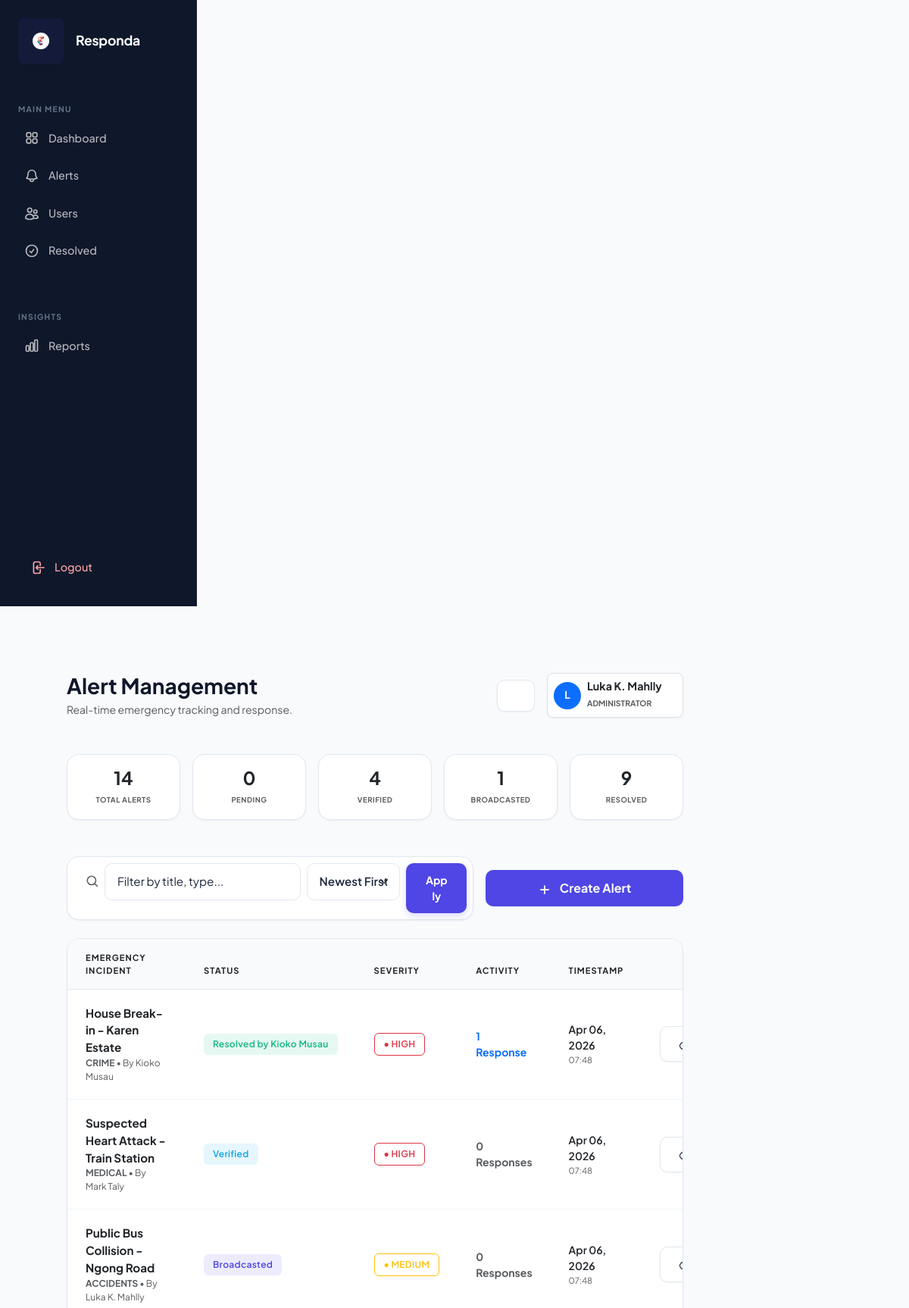
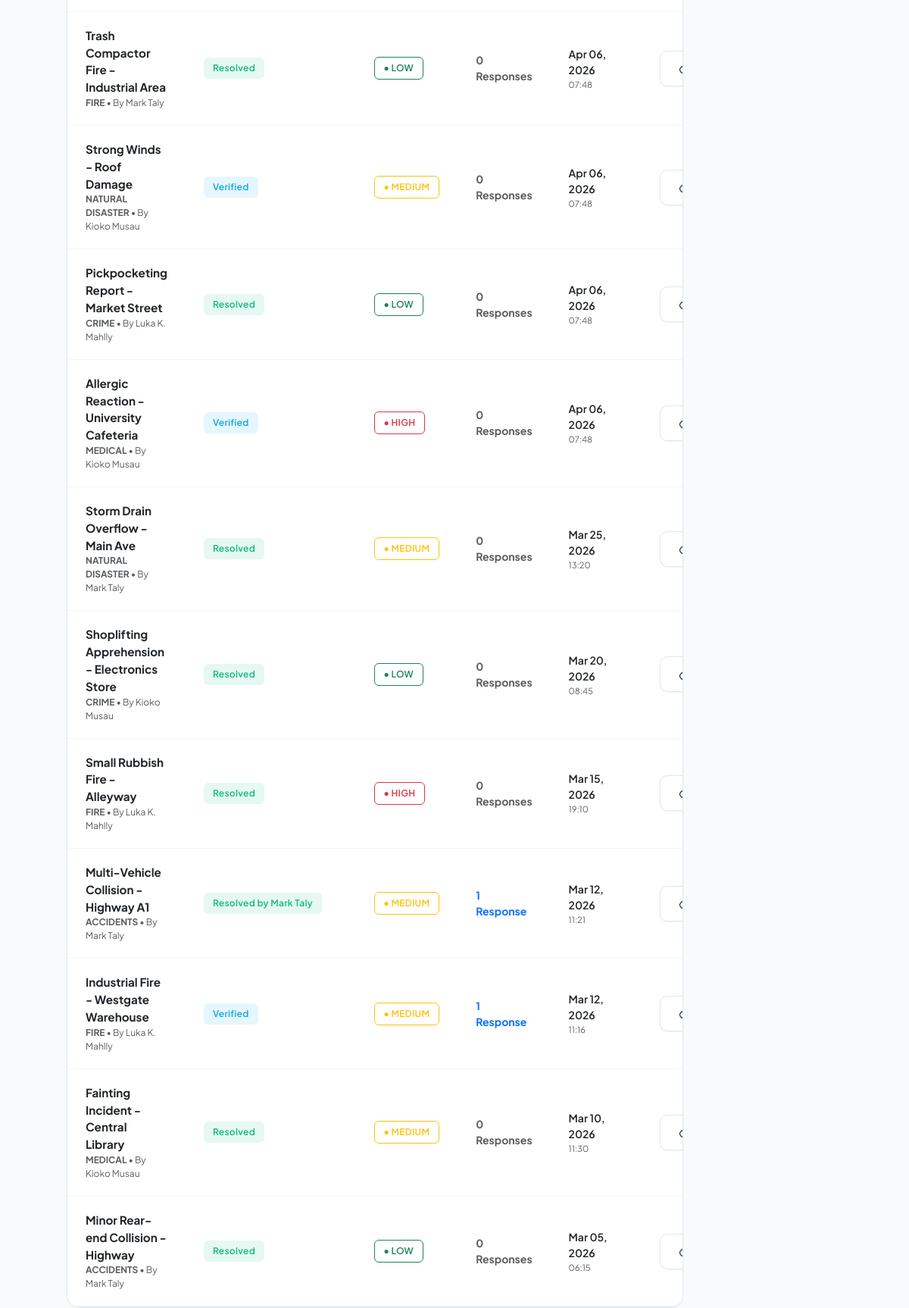
The app's page /alerts.php?filter=all (signed in, upper part) with its own data (2 pictures, top to bottom).
### tables this page shows
CREATE TABLE `Alerts` (
  `Alerts_id` int(11) NOT NULL,
  `Alerts_AlertTypes_id` int(11) NOT NULL,
  `Alerts_title` varchar(150) NOT NULL,
  `Alerts_desc` text NOT NULL,
  `Alerts_latitude` decimal(10,8) NOT NULL,
  `Alerts_longitude` decimal(11,8) NOT NULL,
  `Alerts_status` enum('pending','verified','broadcasted','resolved') DEFAULT 'pending',
  `Alerts_severity` enum('Low','Medium','High') DEFAULT 'Medium',
  `Alerts_Users_id` int(11) DEFAULT NULL,
  `Alerts_AssignedTo_id` int(11) DEFAULT NULL,
  `Alerts_created_at` timestamp NOT NULL DEFAULT current_timestamp()
);

CREATE TABLE `AlertTypes` (
  `AlertTypes_id` int(11) NOT NULL,
  `AlertTypes_name` varchar(100) NOT NULL,
  `AlertTypes_desc` text DEFAULT NULL,
  `AlertTypes_created_at` timestamp NOT NULL DEFAULT current_timestamp()
);

CREATE TABLE `Users` (
  `Users_id` int(11) NOT NULL,
  `Users_full_name` varchar(100) NOT NULL,
  `Users_email` varchar(100) NOT NULL,
  `Users_phone` varchar(20) DEFAULT NULL,
  `Users_password` varchar(255) NOT NULL,
  `Users_api_token` varchar(255) DEFAULT NULL,
  `Users_Roles_id` int(11) NOT NULL,
  `Users_status` enum('active','inactive') DEFAULT 'active',
  `Users_created_at` timestamp NOT NULL DEFAULT current_timestamp()
);

### public/alerts.php (the view, shortened to what this page needs)
<?php
$username = htmlspecialchars($_SESSION['username'] ?? 'User', ENT_QUOTES, 'UTF-8');
$status_filter = $_GET['filter'] ?? 'all';
$search_query = trim($_GET['search'] ?? '');
$sort_by = $_GET['sort'] ?? 'recent';
$alerts = [];
$status_counts = ['pending' => 0, 'verified' => 0, 'broadcasted' => 0, 'resolved' => 0, 'all' => 0];
$hasAssignedToColumn = false;
try {
    $pdo = getPDO();
    try {
        $columnCheck = $pdo->query("SHOW COLUMNS FROM Alerts LIKE 'Alerts_AssignedTo_id'")->fetch();
        $hasAssignedToColumn = !empty($columnCheck);
    } catch (Exception $inner) {
        $hasAssignedToColumn = false;
    }
    $stmt = $pdo->query("SELECT Alerts_status, COUNT(*) as count FROM Alerts GROUP BY Alerts_status");
    while ($row = $stmt->fetch()) {
        if (isset($status_counts[$row['Alerts_status']])) {
            $status_counts[$row['Alerts_status']] = (int)$row['count'];
        }
    }
    $status_counts['all'] = array_sum($status_counts);
    $query = "
        SELECT a.*, at.AlertTypes_name as alert_type, u.Users_full_name as creator, ".
        ($hasAssignedToColumn ? "ar.Users_full_name as assigned_to_name, a.Alerts_AssignedTo_id, " : "") .
        "(SELECT COUNT(*) FROM AlertResponses WHERE AlertResponses_Alerts_id = a.Alerts_id) as response_count,
        (SELECT u2.Users_full_name FROM AlertResponses ar2 LEFT JOIN Users u2 ON ar2.AlertResponses_Users_id = u2.Users_id WHERE ar2.AlertResponses_Alerts_id = a.Alerts_id ORDER BY ar2.AlertResponses_responded_at DESC LIMIT 1) as responder_name
        FROM Alerts a
        LEFT JOIN AlertTypes at ON a.Alerts_AlertTypes_id = at.AlertTypes_id
        LEFT JOIN Users u ON a.Alerts_Users_id = u.Users_id
        " .
        ($hasAssignedToColumn ? "LEFT JOIN Users ar ON a.Alerts_AssignedTo_id = ar.Users_id\n" : "") .
        "WHERE 1=1
    ";
    $query .= match($sort_by) {
        'oldest' => " ORDER BY a.Alerts_created_at ASC",
        'status' => " ORDER BY FIELD(a.Alerts_status, 'pending', 'verified', 'broadcasted', 'resolved'), a.Alerts_created_at DESC",
        default => " ORDER BY a.Alerts_created_at DESC"
    };
    $alerts = $pdo->query($query)->fetchAll();
} catch (Exception $e) {
    error_log($e->getMessage());
}
include __DIR__ . '/../includes/header.php';
?>
<div class="container-fluid p-0">
    <div class="row g-0">
        <?php include __DIR__ . '/../includes/sidebar.php'; ?>
        <main class="col-lg-10 bg-light min-vh-100">
            <div class="p-4 p-lg-5">
                <div class="d-flex justify-content-between align-items-center mb-5">
                    <div>
                        <h1 class="h3 fw-bold mb-1">Alert Management</h1>
                        <p class="text-muted mb-0 small">Real-time emergency tracking and response.</p>
                    </div>
                    <div class="d-flex align-items-center">
                        <div class="dropdown me-3">
                            <button class="btn btn-white border shadow-sm position-relative rounded-circle p-0 d-flex align-items-center justify-content-center" type="button" id="notifBell" data-bs-toggle="dropdown" style="width: 42px; height: 42px;">
                            </button>
                        </div>
                        <div class="bg-white border rounded-3 p-2 shadow-sm d-flex align-items-center" style="min-width: 180px;">
                            <div class="rounded-circle bg-primary d-flex align-items-center justify-content-center text-white fw-bold me-2 shadow-sm" style="width: 36px; height: 36px; font-size: 0.85rem;">
                                <?= strtoupper(substr($username, 0, 1)) ?>
                            </div>
                            <div class="overflow-hidden">
                                <p class="mb-0 text-truncate fw-bold text-dark" style="font-size: 0.9rem; line-height: 1.2;"><?= $username ?></p>
                                <small class="text-muted text-uppercase fw-bold" style="font-size: 0.65rem;"><?= ($role_id == 1) ? 'Administrator' : 'Responder' ?></small>
                            </div>
                        </div>
                    </div>
                </div>
                <div class="row g-3 mb-5">
                    <?php
                    $filter_configs = [
                        'all' => ['label' => 'Total alerts', 'color' => 'secondary'],
                        'pending' => ['label' => 'Pending', 'color' => 'warning'],
                        'verified' => ['label' => 'Verified', 'color' => 'info'],
                        'broadcasted' => ['label' => 'Broadcasted', 'color' => 'primary'],
                        'resolved' => ['label' => 'Resolved', 'color' => 'success']
                    ];
                    foreach ($filter_configs as $key => $cfg):
                        $isActive = ($status_filter === $key);
                    ?>
                    <div class="col-lg">
                        <a href="?filter=<?= $key ?>" class="text-decoration-none">
                            <div class="card border-0 shadow-sm transition-all h-100 <?= $isActive ? 'border-start border-primary border-4' : '' ?>">
                                <div class="card-body p-3 text-center">
                                    <h4 class="fw-bold mb-0 text-dark"><?= $status_counts[$key] ?></h4>
                                    <small class="text-muted text-uppercase fw-bold" style="font-size: 0.6rem; letter-spacing: 0.5px;"><?= $cfg['label'] ?></small>
                                </div>
                            </div>
                        </a>
                    </div>
                    <?php endforeach; ?>
                </div>
                <div class="row g-3 mb-4 align-items-center">
                    <div class="col-lg-8">
                        <div class="card border-0 shadow-sm">
                            <div class="card-body p-2">
                                <form method="GET" class="row g-2">
                                    <div class="col-md-7">
                                        <div class="input-group input-group-sm border-0">
                                            <span class="input-group-text bg-transparent border-0 text-muted ps-3">
                                                <svg xmlns="http://www.w3.org/2000/svg" width="18" height="18" fill="none" viewBox="0 0 24 24" stroke="currentColor" stroke-width="2"><path d="m21 21-5.197-5.197m0 0A7.5 7.5 0 1 0 5.196 5.196a7.5 7.5 0 0 0 10.607 10.607Z" /></svg>
                                            </span>
                                            <input type="text" name="search" class="form-control border-0 bg-transparent" placeholder="Filter by title, type..." value="<?= htmlspecialchars($search_query) ?>">
                                        </div>
                                    </div>
                                    <div class="col-md-3">
                                        <select name="sort" class="form-select form-select-sm border-0 bg-light fw-semibold" onchange="this.form.submit()">
                                            <option value="recent" <?= $sort_by === 'recent' ? 'selected' : '' ?>>Newest First</option>
                                        </select>
                                    </div>
                                    <div class="col-md-2">
                                        <button type="submit" class="btn btn-primary btn-sm w-100 fw-bold">Apply</button>
                                    </div>
                                </form>
                            </div>
                        </div>
                    </div>
                    <div class="col-lg-4 text-lg-end">
                        <button class="btn btn-primary shadow-sm px-4 fw-bold w-100 w-lg-auto" data-bs-toggle="modal" data-bs-target="#createAlertModal">
                            <svg xmlns="http://www.w3.org/2000/svg" width="18" height="18" fill="none" viewBox="0 0 24 24" stroke="currentColor" stroke-width="2.5" class="me-2"><path d="M12 4.5v15m7.5-7.5h-15" /></svg>
                            Create Alert
                        </button>
                    </div>
                </div>
                <div class="card border-0 shadow-sm overflow-hidden">
                    <div class="table-responsive">
                        <table class="table table-hover align-middle mb-0" id="alertsTable">
                            <thead class="bg-light">
                                <tr>
                                    <th class="ps-4">Emergency Incident</th>
                                    <th>Status</th>
                                    <th>Severity</th>
                                    <th>Activity</th>
                                    <th>Timestamp</th>
                                    <th class="text-end pe-4">Actions</th>
                                </tr>
                            </thead>
                            <tbody>
                                <?php if(empty($alerts)): ?>
                                    <tr><td colspan="6" class="text-center p-5 text-muted small">No incidents found matching your current filters.</td></tr>
                                <?php else: foreach ($alerts as $alert):
                                    $sev_color = match($alert['Alerts_severity']) { 'High' => 'danger', 'Medium' => 'warning', 'Low' => 'success', default => 'secondary' };
                                    $stat_color = match($alert['Alerts_status']) { 'pending' => 'warning', 'verified' => 'info', 'broadcasted' => 'primary', 'resolved' => 'success', default => 'secondary' };
                                ?>
                                <tr>
                                    <td class="ps-4">
                                        <div class="fw-bold text-dark" style="font-size: 0.95rem;"><?= htmlspecialchars($alert['Alerts_title']) ?></div>
                                        <small class="text-muted d-block" style="font-size: 0.75rem;">
                                            <span class="fw-bold text-uppercase"><?= htmlspecialchars($alert['alert_type']) ?></span> • By <?= htmlspecialchars($alert['creator'] ?? 'System') ?>
                                        </small>
                                    </td>
                                    <td>
                                        <span class="badge bg-<?= $stat_color ?>-subtle text-<?= $stat_color ?> px-2 py-1">
                                            <?php if($alert['Alerts_status'] === 'resolved' && !empty($alert['responder_name'])): ?>
                                                Resolved by <?= htmlspecialchars($alert['responder_name']) ?>
                                            <?php else: ?>
                                                <?= ucfirst($alert['Alerts_status']) ?>
                                            <?php endif; ?>
                                        </span>
                                    </td>
                                    <td>
                                        <span class="badge border border-<?= $sev_color ?> text-<?= $sev_color ?> bg-white fw-bold" style="font-size: 0.65rem;">
                                            ● <?= strtoupper($alert['Alerts_severity']) ?>
                                        </span>
                                    </td>
                                    <td>
                                        <div class="small fw-bold text-<?= $alert['response_count'] > 0 ? 'primary' : 'muted' ?>">
                                            <?= $alert['response_count'] ?> Response<?= $alert['response_count'] != 1 ? 's' : '' ?>
                                        </div>
                                    </td>
                                    <td>
                                        <div class="small text-dark fw-semibold"><?= date('M d, Y', strtotime($alert['Alerts_created_at'])) ?></div>
                                        <div class="small text-muted" style="font-size: 0.7rem;"><?= date('H:i', strtotime($alert['Alerts_created_at'])) ?></div>
                                    </td>
                                    <td class="text-end pe-4">
                                        <div class="btn-group">
                                            <button class="btn btn-sm btn-white border shadow-sm view-alert me-3"
                                                data-id="<?= $alert['Alerts_id'] ?>"
                                                data-title="<?= htmlspecialchars($alert['Alerts_title']) ?>"
                                                data-description="<?= htmlspecialchars($alert['Alerts_desc']) ?>"
                                                data-type="<?= htmlspecialchars($alert['alert_type']) ?>"
                                                data-status="<?= $alert['Alerts_status'] ?>"
                                                data-severity="<?= $alert['Alerts_severity'] ?>"
                                                data-created-at="<?= htmlspecialchars($alert['Alerts_created_at']) ?>"
                                                data-assigned-to="<?= $alert['Alerts_AssignedTo_id'] ?? '' ?>"
                                                data-assigned-to-name="<?= htmlspecialchars($alert['assigned_to_name'] ?? '') ?>"
                                                data-responder-name="<?= htmlspecialchars($alert['responder_name'] ?? '') ?>"
                                                data-latitude="<?= $alert['Alerts_latitude'] ?>"
                                                data-longitude="<?= $alert['Alerts_longitude'] ?>"
                                                data-bs-toggle="modal" data-bs-target="#viewAlertModal">
                                            </button>
                                        </div>
                                    </td>
                                </tr>
                                <?php endforeach; endif; ?>
                            </tbody>
                        </table>
                    </div>
                </div>
            </div>
        </main>
    </div>
</div>
<?php
    include __DIR__ . '/../includes/footer.php';
?>

### records on screen
alerts: Alerts_title "House Break-in - Karen Estate", Alerts_AlertTypes.AlertTypes_name "CRIME", Alerts_Users.Users_full_name "Kioko Musau", responder_name "Kioko Musau", Alerts_severity "HIGH", response_count "1", Alerts_created_at "Apr 06, 2026", Alerts_created_at "07:48"
alerts: Alerts_title "Suspected Heart Attack - Train Station", Alerts_AlertTypes.AlertTypes_name "MEDICAL", Alerts_Users.Users_full_name "Mark Taly", Alerts_status "Verified", Alerts_severity "HIGH", response_count "0", Alerts_created_at "Apr 06, 2026", Alerts_created_at "07:48"
alerts: Alerts_title "Public Bus Collision - Ngong Road", Alerts_AlertTypes.AlertTypes_name "ACCIDENTS", Alerts_Users.Users_full_name "Luka K. Mahlly", Alerts_status "Broadcasted", Alerts_severity "MEDIUM", response_count "0", Alerts_created_at "Apr 06, 2026", Alerts_created_at "07:48"
alerts: Alerts_title "Trash Compactor Fire - Industrial Area", Alerts_AlertTypes.AlertTypes_name "FIRE", Alerts_Users.Users_full_name "Mark Taly", Alerts_status "Resolved", Alerts_severity "LOW", response_count "0", Alerts_created_at "Apr 06, 2026", Alerts_created_at "07:48"
alerts: Alerts_title "Strong Winds - Roof Damage", Alerts_AlertTypes.AlertTypes_name "NATURAL DISASTER", Alerts_Users.Users_full_name "Kioko Musau", Alerts_status "Verified", Alerts_severity "MEDIUM", response_count "0", Alerts_created_at "Apr 06, 2026", Alerts_created_at "07:48"
alerts: Alerts_title "Pickpocketing Report - Market Street", Alerts_AlertTypes.AlertTypes_name "CRIME", Alerts_Users.Users_full_name "Luka K. Mahlly", Alerts_status "Resolved", Alerts_severity "LOW", response_count "0", Alerts_created_at "Apr 06, 2026", Alerts_created_at "07:48"
alerts: Alerts_title "Allergic Reaction - University Cafeteria", Alerts_AlertTypes.AlertTypes_name "MEDICAL", Alerts_Users.Users_full_name "Kioko Musau", Alerts_status "Verified", Alerts_severity "HIGH", response_count "0", Alerts_created_at "Apr 06, 2026", Alerts_created_at "07:48"
alerts: Alerts_title "Storm Drain Overflow - Main Ave", Alerts_AlertTypes.AlertTypes_name "NATURAL DISASTER", Alerts_Users.Users_full_name "Mark Taly", Alerts_status "Resolved", Alerts_severity "MEDIUM", response_count "0", Alerts_created_at "Mar 25, 2026", Alerts_created_at "13:20"
alerts: Alerts_title "Shoplifting Apprehension - Electronics Store", Alerts_AlertTypes.AlertTypes_name "CRIME", Alerts_Users.Users_full_name "Kioko Musau", Alerts_status "Resolved", Alerts_severity "LOW", response_count "0", Alerts_created_at "Mar 20, 2026", Alerts_created_at "08:45"
alerts: Alerts_title "Small Rubbish Fire - Alleyway", Alerts_AlertTypes.AlertTypes_name "FIRE", Alerts_Users.Users_full_name "Luka K. Mahlly", Alerts_status "Resolved", Alerts_severity "HIGH", response_count "0", Alerts_created_at "Mar 15, 2026", Alerts_created_at "19:10"
alerts: Alerts_title "Multi-Vehicle Collision - Highway A1", Alerts_AlertTypes.AlertTypes_name "ACCIDENTS", Alerts_Users.Users_full_name "Mark Taly", responder_name "Mark Taly", Alerts_severity "MEDIUM", response_count "1", Alerts_created_at "Mar 12, 2026", Alerts_created_at "11:21"
alerts: Alerts_title "Industrial Fire - Westgate Warehouse", Alerts_AlertTypes.AlertTypes_name "FIRE", Alerts_Users.Users_full_name "Luka K. Mahlly", Alerts_status "Verified", Alerts_severity "MEDIUM", response_count "1", Alerts_created_at "Mar 12, 2026", Alerts_created_at "11:16"
alerts: Alerts_title "Fainting Incident - Central Library", Alerts_AlertTypes.AlertTypes_name "MEDICAL", Alerts_Users.Users_full_name "Kioko Musau", Alerts_status "Resolved", Alerts_severity "MEDIUM", response_count "0", Alerts_created_at "Mar 10, 2026", Alerts_created_at "11:30"
alerts: Alerts_title "Minor Rear-end Collision - Highway", Alerts_AlertTypes.AlertTypes_name "ACCIDENTS", Alerts_Users.Users_full_name "Mark Taly", Alerts_status "Resolved", Alerts_severity "LOW", response_count "0", Alerts_created_at "Mar 05, 2026", Alerts_created_at "06:15"

### other values on screen
substr($username, 0, 1) "L"
$username "Luka K. Mahlly"
$status_counts[$key] "14"
$cfg['label'] "TOTAL ALERTS"
$status_counts[$key] "0"
$cfg['label'] "PENDING"
$status_counts[$key] "4"
$cfg['label'] "VERIFIED"
$status_counts[$key] "1"
$cfg['label'] "BROADCASTED"
$status_counts[$key] "9"
$cfg['label'] "RESOLVED"
